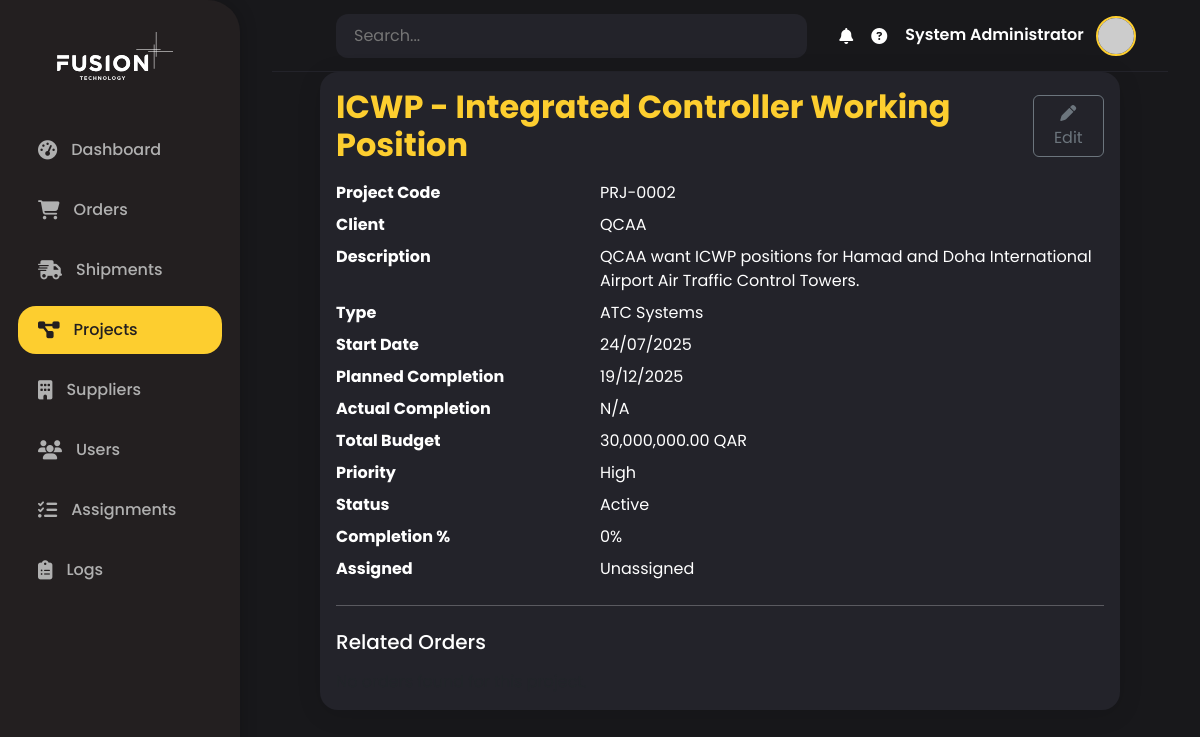
The app's page /projects/2 (signed in) with its own data.
### backend/models/users.py (models this page shows)
class User(Base):
    __tablename__ = "users"
    id = Column(Integer, primary_key=True, index=True)
    email = Column(String(255), unique=True, index=True, nullable=False)
    username = Column(String(50), unique=True, index=True, nullable=False)
    full_name = Column(String(100), nullable=False)
    hashed_password = Column(String(100), nullable=False)
    role = Column(String(50), default="user")  # admin, manager, procurement, field, qa, finance
    department = Column(String(50))  # Management, Procurement, Field Operations, QA, Finance
    timezone = Column(String(50), default="Asia/Doha")
    language = Column(String(5), default="en")  # en, ar
    notification_preferences = Column(Text)  # JSON string
    is_active = Column(Boolean, default=True)
    last_login = Column(DateTime)
    created_at = Column(DateTime, default=datetime.utcnow)
    created_by = Column(String(50))
    created_projects = relationship("Project", foreign_keys="Project.created_by_id", back_populates="created_by_user")
    managed_projects = relationship("Project", foreign_keys="Project.project_manager_id", back_populates="project_manager_user")
    created_orders = relationship("Order", foreign_keys="Order.created_by_id", back_populates="created_by_user")
    notifications = relationship(
        "Notification",
        back_populates="user",
        foreign_keys="[Notification.user_id]"
    )
    escalated_notifications = relationship(
        "Notification",
        foreign_keys="[Notification.escalated_to_user_id]"
    )

### backend/models/projects.py (models this page shows)
class Project(Base):
    __tablename__ = "projects"
    id = Column(Integer, primary_key=True, index=True)
    name = Column(String(200), nullable=False, index=True)
    project_code = Column(String(50), unique=True, nullable=False, index=True)
    client_name = Column(String(200), nullable=False)
    client_contact_person = Column(String(100))
    client_email = Column(String(255))
    client_phone = Column(String(50))
    description = Column(Text)
    project_type = Column(String(50))  # Aviation, Marine, Industrial, etc.
    start_date = Column(DateTime, nullable=False)
    planned_completion_date = Column(DateTime, nullable=False)
    actual_completion_date = Column(DateTime)
    total_budget = Column(Numeric(precision=15, scale=2))
    currency = Column(String(3), default="QAR")
    budget_consumed = Column(Numeric(precision=15, scale=2), default=0)
    status = Column(String(20), default="Planning")  # Planning, Active, On Hold, Completed
    priority = Column(String(10), default="Normal")  # Low, Normal, High, Critical
    completion_percentage = Column(Integer, default=0)
    project_manager_id = Column(Integer, ForeignKey("users.id"))
    created_by_id = Column(Integer, ForeignKey("users.id"))
    assigned_user_id = Column(Integer, ForeignKey("users.id"), nullable=True)
    installation_location = Column(String(200))
    installation_country = Column(String(100))
    installation_city = Column(String(100))
    requires_certification = Column(Boolean, default=False)
    certification_status = Column(String(50))  # Pending, In Progress, Approved, Rejected
    regulatory_authority = Column(String(100))  # QCAA, EASA, FAA, etc.
    created_at = Column(DateTime, default=datetime.utcnow)
    updated_at = Column(DateTime, default=datetime.utcnow, onupdate=datetime.utcnow)
    project_manager_user = relationship("User", foreign_keys=[project_manager_id], back_populates="managed_projects")
    created_by_user = relationship("User", foreign_keys=[created_by_id], back_populates="created_projects")
    assigned_user = relationship("User", foreign_keys=[assigned_user_id])
    orders = relationship("Order", back_populates="project", cascade="all, delete-orphan")
    notifications = relationship("Notification", back_populates="project")

### fusionflow_app/routes/projects.py (the view)
@projects_bp.route('/<int:project_id>')
@login_required
def view_project(project_id):
    db = get_db()
    try:
        project = db.query(Project).filter(Project.id == project_id).first()
        if not project:
            flash('Project not found.', 'danger')
            return redirect(url_for('projects.list_projects'))
        orders = db.query(Order).filter(Order.project_id == project_id).all()
        total_orders = len(orders)
        total_order_value = sum(order.total_amount or 0 for order in orders)
        completed_orders = len([o for o in orders if o.status == 'Delivered'])
        pending_orders = len([o for o in orders if o.status in ['Draft', 'Pending Approval', 'Approved']])
        return render_template('projects/detail.html',
                             project=project,
                             orders=orders,
                             total_orders=total_orders,
                             total_order_value=total_order_value,
                             completed_orders=completed_orders,
                             pending_orders=pending_orders)
    finally:
        db.close()

### fusionflow_app/routes/projects.py (called while the page is built)
def get_db():
    return SessionLocal()

### fusionflow_app/templates/projects/detail.html (shortened to what this page needs)
{% extends 'base.html' %}
{% block content %}
<div class="card mx-auto" style="max-width: 800px;">
    <div class="card-body">
        <div class="d-flex justify-content-between align-items-center mb-3">
            <h2 class="mb-0" style="color: var(--primary-color); font-weight: 700;">{{ project.name }}</h2>
            <a href="{{ url_for('projects.edit_project', project_id=project.id) }}" class="btn btn-outline-secondary" title="Edit Project">
                <i class="fas fa-pen"></i> Edit
            </a>
        </div>
        <dl class="row">
            <dt class="col-sm-4">Project Code</dt>
            <dd class="col-sm-8">{{ project.project_code }}</dd>
            <dt class="col-sm-4">Client</dt>
            <dd class="col-sm-8">{{ project.client_name }}</dd>
            <dt class="col-sm-4">Description</dt>
            <dd class="col-sm-8">{{ project.description or 'N/A' }}</dd>
            <dt class="col-sm-4">Type</dt>
            <dd class="col-sm-8">{{ project.project_type or 'N/A' }}</dd>
            <dt class="col-sm-4">Start Date</dt>
            <dd class="col-sm-8">{{ project.start_date.strftime('%d/%m/%Y') if project.start_date else 'N/A' }}</dd>
            <dt class="col-sm-4">Planned Completion</dt>
            <dd class="col-sm-8">{{ project.planned_completion_date.strftime('%d/%m/%Y') if project.planned_completion_date else 'N/A' }}</dd>
            <dt class="col-sm-4">Actual Completion</dt>
            <dd class="col-sm-8">{{ project.actual_completion_date.strftime('%d/%m/%Y') if project.actual_completion_date else 'N/A' }}</dd>
            <dt class="col-sm-4">Total Budget</dt>
            <dd class="col-sm-8">{{ '{:,.2f}'.format(project.total_budget or 0) }} {{ project.currency or 'QAR' }}</dd>
            <dt class="col-sm-4">Priority</dt>
            <dd class="col-sm-8">{{ project.priority }}</dd>
            <dt class="col-sm-4">Status</dt>
            <dd class="col-sm-8">{{ project.status }}</dd>
            <dt class="col-sm-4">Completion %</dt>
            <dd class="col-sm-8">{{ project.completion_percentage }}%</dd>
            <dt class="col-sm-4">Assigned</dt>
            <dd class="col-sm-8">{{ project.assigned_user.full_name if project.assigned_user else 'Unassigned' }}</dd>
        </dl>
        <hr>
        <h5 class="mt-4 mb-3">Related Orders</h5>
        {% if orders and orders|length > 0 %}
        <div class="table-responsive">
            <table class="table table-hover align-middle">
                <thead>
                    <tr>
                        <th>Order #</th>
                        <th>Description</th>
                        <th>Status</th>
                        <th>Supplier</th>
                        <th>Amount</th>
                        <th>Created</th>
                    </tr>
                </thead>
                <tbody>
                    {% for order in orders %}
                    <tr>
                        <td><a href="{{ url_for('orders.view_order', order_id=order.id) }}"><strong>{{ order.order_number }}</strong></a></td>
                        <td>{{ order.description[:40] }}{% if order.description|length > 40 %}...{% endif %}</td>
                        <td><span class="badge status-badge">{{ order.status }}</span></td>
                        <td>{{ order.supplier.name if order.supplier else 'N/A' }}</td>
                        <td>{{ '{:,.2f}'.format(order.total_amount or 0) }} {{ order.currency }}</td>
                        <td>{{ order.created_at.strftime('%d/%m/%Y') }}</td>
                    </tr>
                    {% endfor %}
                </tbody>
            </table>
        </div>
        {% else %}
        <div class="text-muted">No orders found for this project.</div>
        {% endif %}
    </div>
</div>
{% endblock %}

### fusionflow_app/templates/base.html (shortened to what this page needs)
<!DOCTYPE html>
<html lang="en">
<head>
    <link href="https://cdn.jsdelivr.net/npm/bootstrap@5.3.0/dist/css/bootstrap.min.css" rel="stylesheet">
    <link href="https://cdnjs.cloudflare.com/ajax/libs/font-awesome/6.4.0/css/all.min.css" rel="stylesheet">
</head>
<body>
    <div class="sidebar">
        <div class="logo">
            <img src="{{ url_for('static', filename='images/fusion_white.svg') }}" alt="FusionFlow Logo">
        </div>
        <ul class="nav flex-column nav">
            <li class="nav-item">
                <a class="nav-link {% if request.endpoint == 'dashboard.index' %}active{% endif %}" href="{{ url_for('dashboard.index') }}">
                    <i class="fas fa-tachometer-alt"></i> <span>Dashboard</span>
                </a>
            </li>
            <li class="nav-item">
                <a class="nav-link {% if request.endpoint.startswith('orders.') %}active{% endif %}" href="{{ url_for('orders.list_orders') }}">
                    <i class="fas fa-shopping-cart"></i> <span>Orders</span>
                </a>
            </li>
            <li class="nav-item">
                <a class="nav-link {% if request.endpoint.startswith('shipments.') %}active{% endif %}" href="{{ url_for('shipments.list_shipments') }}">
                    <i class="fas fa-shipping-fast"></i> <span>Shipments</span>
                </a>
            </li>
            <li class="nav-item">
                <a class="nav-link {% if request.endpoint.startswith('projects.') %}active{% endif %}" href="{{ url_for('projects.list_projects') }}">
                    <i class="fas fa-project-diagram"></i> <span>Projects</span>
                </a>
            </li>
            <li class="nav-item">
                <a class="nav-link {% if request.endpoint.startswith('suppliers.') %}active{% endif %}" href="{{ url_for('suppliers.list_suppliers') }}">
                    <i class="fas fa-building"></i> <span>Suppliers</span>
                </a>
            </li>
            {% if current_user.is_authenticated and current_user.role in ['admin', 'manager', 'associate_project_manager', 'project_manager', 'senior_project_manager', 'engineering_manager', 'design_manager'] %}
            <li class="nav-item">
                <a class="nav-link {% if request.endpoint.startswith('users.') and not request.endpoint.endswith('assignments') and not request.endpoint.endswith('logs') %}active{% endif %}" href="{{ url_for('users.list_users') }}">
                    <i class="fas fa-users"></i> <span>Users</span>
                </a>
            </li>
            {% endif %}
            {% if current_user.is_authenticated %}
            <li class="nav-item">
                <a class="nav-link {% if request.endpoint == 'users.assignments' %}active{% endif %}" href="{{ url_for('users.assignments') }}">
                    <i class="fas fa-tasks"></i> <span>Assignments</span>
                </a>
            </li>
            {% endif %}
            {% if current_user.is_authenticated and current_user.role == 'admin' %}
            <li class="nav-item">
                <a class="nav-link {% if request.endpoint == 'users.logs' %}active{% endif %}" href="{{ url_for('users.logs') }}">
                    <i class="fas fa-clipboard-list"></i> <span>Logs</span>
                </a>
            </li>
            {% endif %}
        </ul>
    </div>
    <div class="main-content">
        <nav class="navbar">
            <form class="search-bar d-none d-md-block">
                <input type="text" placeholder="Search..." aria-label="Search">
            </form>
            <div class="user-info ms-auto">
                <i class="fas fa-bell"></i>
                <i class="fas fa-question-circle"></i>
                {% if current_user.is_authenticated %}
                    <div class="dropdown">
                        <span class="username me-2">{{ current_user.full_name }}</span>
                        <a href="#" class="d-inline-block" id="userDropdown" data-bs-toggle="dropdown" aria-expanded="false">
                            <img src="https://ui-avatars.com/api/?name={{ current_user.full_name|replace(' ', '+') }}&background=fdce2f&color=231f20&rounded=true&size=40" class="avatar" alt="User Avatar">
                        </a>
                    </div>
                {% endif %}
            </div>
        </nav>
        {% block content %}{% endblock %}
    </div>
</body>
</html>

### fusionflow_app/templates/base.html (style rules this page uses)
:root { --primary-color: #fdce2f; --secondary-color: #231f20; --background-dark: #18181b; --sidebar-bg: #231f20; --card-bg: #23232a; --text-main: #fff; --text-muted: #b0b0b0; --active-bg: #fdce2f; --active-text: #231f20; --border-radius: 18px; }
html, body { height: 100%; background: var(--background-dark); color: var(--text-main); font-family: 'Poppins', 'Segoe UI', Tahoma, Geneva, Verdana, sans-serif; }
body { min-height: 100vh; background: var(--background-dark); }
.sidebar { position: fixed; top: 0; left: 0; height: 100vh; width: 240px; background: var(--sidebar-bg); color: var(--text-main); border-radius: 0 32px 32px 0; box-shadow: 2px 0 16px rgba(0,0,0,0.18); z-index: 1001; display: flex; flex-direction: column; padding: 32px 0 0 0; }
.sidebar .logo { display: flex; align-items: center; justify-content: center; margin-bottom: 40px; }
.sidebar .logo img { height: 48px; margin-right: 10px; }
.sidebar .nav { flex: 1; }
.sidebar .nav-link { color: var(--text-muted); font-weight: 500; border-radius: var(--border-radius); margin: 6px 18px; padding: 12px 20px; display: flex; align-items: center; transition: background 0.2s, color 0.2s; }
.sidebar .nav-link.active, .sidebar .nav-link:hover { background: var(--active-bg); color: var(--active-text) !important; }
.sidebar .nav-link i { margin-right: 14px; font-size: 1.2rem; }
.main-content { margin-left: 240px; min-height: 100vh; background: var(--background-dark); padding: 0 32px 32px 32px; }
.navbar { background: var(--background-dark); border-bottom: 1px solid #23232a; min-height: 72px; display: flex; align-items: center; padding: 0 32px; }
.navbar .search-bar { flex: 1; margin: 0 32px; }
.navbar .search-bar input { background: #23232a; border: none; border-radius: 12px; color: var(--text-main); padding: 10px 18px; width: 100%; }
.navbar .user-info { display: flex; align-items: center; gap: 18px; }
.navbar .user-info .avatar { width: 40px; height: 40px; border-radius: 50%; object-fit: cover; border: 2px solid var(--primary-color); }
.navbar .user-info .username { color: var(--text-main); font-weight: 600; }
.card { background: var(--card-bg); border-radius: var(--border-radius); box-shadow: 0 4px 24px rgba(0,0,0,0.12); border: none; color: var(--text-main); }

### records on screen
User: full_name "System Administrator"
Project: name "ICWP - Integrated Controller Working Position", project_code "PRJ-0002", client_name "QCAA", description "QCAA want ICWP positions for Hamad and Doha International Airport Air Traffic Control Towers.", project_type "ATC Systems", start_date "24/07/2025", planned_completion_date "19/12/2025", actual_completion_date "N/A", total_budget "30,000,000.00", currency "QAR", priority "High", status "Active", completion_percentage "0"
